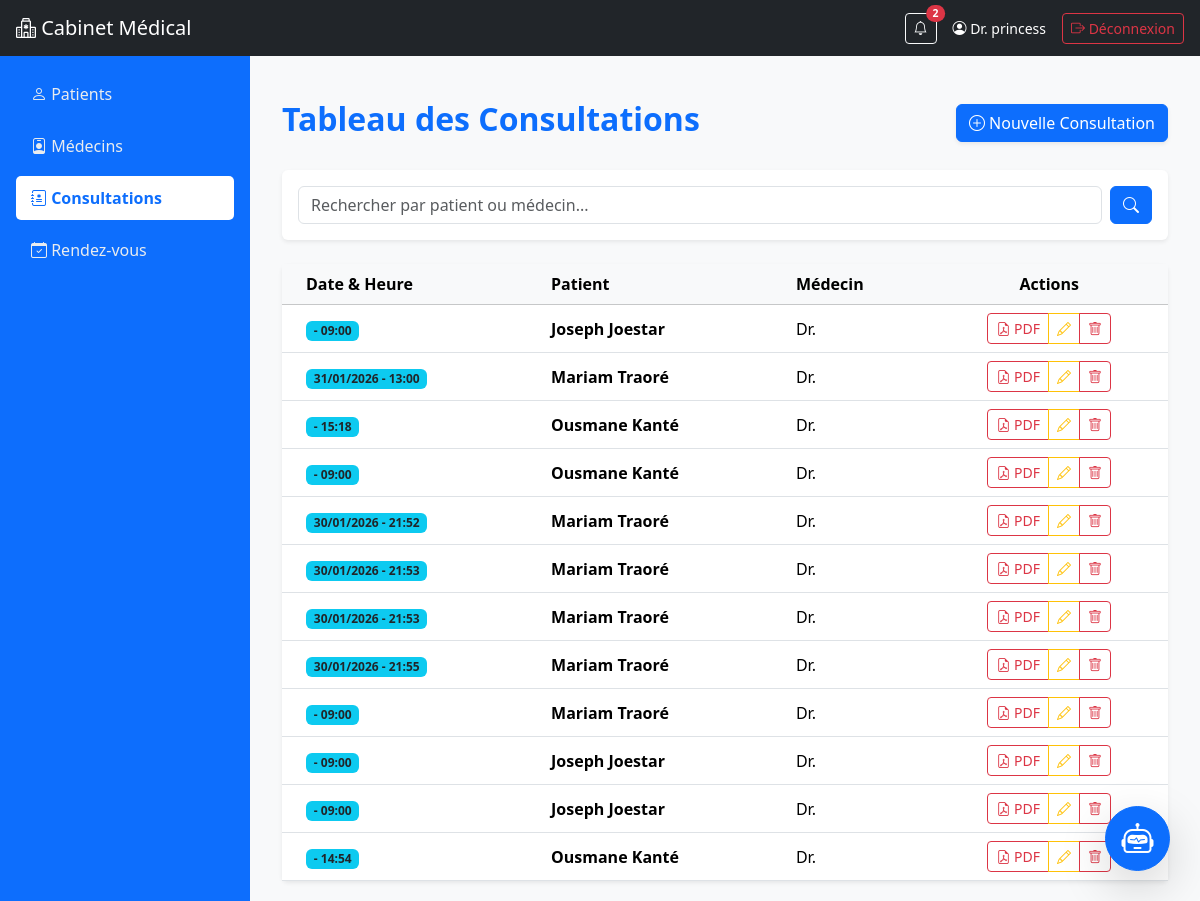
The app's page /consultations/ (signed in) with its own data.
### consultations/models.py (models this page shows, shortened)
class Consultation(models.Model):
    patient = models.ForeignKey("patients.Patient", on_delete=models.CASCADE, related_name="consultations")
    medecin = models.ForeignKey("medecins.Medecin", on_delete=models.CASCADE, related_name="consultations")
    date_consultation = models.DateField()
    heure = models.TimeField()
    motif = models.CharField(max_length=255)
    notes = models.TextField(blank=True)

### patients/models.py (models this page shows)
class Patient(models.Model):
    nom = models.CharField(max_length=100)
    prenom = models.CharField(max_length=100)
    date_naissance = models.DateField()
    adresse = models.TextField(blank=True, null=True)
    telephone = models.CharField(max_length=20, blank=True, null=True)
    email = models.EmailField(blank=True, null=True)
    def __str__(self):
        return f"{self.prenom} {self.nom}"

### consultations/views.py (the view)
# urls.py: path('', views.consultations_list, name='consultations_list'),
@login_required
def consultations_list(request):
    query = request.GET.get('q', '')
    today = timezone.now().date()
    today_count = Consultation.objects.filter(date_consultation=today).count()
    if query:
        consultations = Consultation.objects.filter(
            Q(patient__nom__icontains=query) | Q(medecin__nom__icontains=query)
        ).order_by('-date_consultation')
    else:
        consultations = Consultation.objects.all().order_by('-date_consultation')
    return render(request, 'consultations/consultations_list.html', {
        'consultations': consultations, 'query': query, 'today_count': today_count
    })

### consultations/context_processors.py (called while the page is built)
def notifications_context(request):
    today = date.today()
    consultations_today = Consultation.objects.filter(date_consultation=today).count()
    rendezvous_today = RendezVous.objects.filter(date_rendezvous=today).count()
    notifications = []
    if consultations_today > 0:
        notifications.append(f"{consultations_today} consultations prévues aujourd’hui")
    if rendezvous_today > 0:
        notifications.append(f"{rendezvous_today} rendez-vous prévus aujourd’hui")
    return {
        "notifications": notifications,
        "notifications_count": len(notifications),
    }

### consultations/templates/consultations/consultations_list.html (shortened to what this page needs)
{% extends "base.html" %}
{% block content %}
<div class="container mt-4">
    <div class="d-flex justify-content-between align-items-center mb-4">
        <h2 class="fw-bold text-primary">Tableau des Consultations</h2>
        <a href="{% url 'consultations_create' %}" class="btn btn-primary shadow-sm">
            <i class="bi bi-plus-circle"></i> Nouvelle Consultation
        </a>
    </div>
    <div class="card mb-4 border-0 shadow-sm">
        <div class="card-body">
            <form method="get" class="d-flex gap-2">
                <input type="text" name="q" class="form-control" placeholder="Rechercher par patient ou médecin..." value="{{ query }}">
                <button type="submit" class="btn btn-primary"><i class="bi bi-search"></i></button>
            </form>
        </div>
    </div>
    <div class="card shadow-sm border-0">
        <div class="table-responsive">
            <table class="table table-hover align-middle mb-0">
                <thead class="table-light">
                    <tr>
                        <th class="ps-4">Date & Heure</th>
                        <th>Patient</th>
                        <th>Médecin</th>
                        <th class="text-center">Actions</th>
                    </tr>
                </thead>
                <tbody>
                    {% for consultation in consultations %}
                    <tr>
                        <td class="ps-4">
                            <span class="badge bg-info text-dark">
                                {{ consultation.date_consultation|date:"d/m/Y" }} - {{ consultation.heure|time:"H:i" }}
                            </span>
                        </td>
                        <td class="fw-bold">{{ consultation.patient }}</td>
                        <td>Dr. {{ consultation.medecin.username }}</td>
                        <td class="text-center">
                            <div class="btn-group">
                                <a href="{% url 'generer_ordonnance_pdf' consultation.pk %}" class="btn btn-sm btn-outline-danger" title="Générer Ordonnance">
                                    <i class="bi bi-file-earmark-pdf"></i> PDF
                                </a>
                                <a href="{% url 'consultations_update' consultation.pk %}" class="btn btn-sm btn-outline-warning" title="Modifier">
                                    <i class="bi bi-pencil"></i>
                                </a>
                                <a href="{% url 'consultations_delete' consultation.pk %}" class="btn btn-sm btn-outline-danger" title="Supprimer">
                                    <i class="bi bi-trash"></i>
                                </a>
                            </div>
                        </td>
                    </tr>
                    {% empty %}
                    <tr><td colspan="4" class="text-center py-4 text-muted">Aucune consultation.</td></tr>
                    {% endfor %}
                </tbody>
            </table>
        </div>
    </div>
</div>
<div id="chat-circle" class="btn btn-primary rounded-circle shadow-lg d-flex align-items-center justify-content-center" style="position: fixed; bottom: 30px; right: 30px; width: 65px; height: 65px; z-index: 1000; cursor: pointer;">
    <i class="bi bi-robot fs-2"></i>
</div>
{% endblock %}

### templates/base.html (shortened to what this page needs)
<!DOCTYPE html>
<html lang="fr">
<head>
    <link href="https://cdn.jsdelivr.net/npm/bootstrap@5.3.2/dist/css/bootstrap.min.css" rel="stylesheet">
    <link href="https://cdn.jsdelivr.net/npm/bootstrap-icons@1.11.1/font/bootstrap-icons.css" rel="stylesheet">
</head>
<body>
    <nav class="navbar navbar-expand-lg navbar-dark bg-dark px-3">
        <a class="navbar-brand" href="{% url 'home' %}">
            <i class="bi bi-hospital"></i> Cabinet Médical
        </a>
        {% if user.is_authenticated %}
        <div class="ms-auto d-flex align-items-center">
            <div class="dropdown me-3">
                <a class="btn btn-outline-light position-relative btn-sm" href="#" role="button" id="notifDropdown" data-bs-toggle="dropdown" aria-expanded="false">
                    <i class="bi bi-bell"></i>
                    {% if notifications_count > 0 %}
                    <span class="position-absolute top-0 start-100 translate-middle badge rounded-pill bg-danger">
                        {{ notifications_count }}
                    </span>
                    {% endif %}
                </a>
            </div>
            <span class="text-white me-3 small">
                <i class="bi bi-person-circle"></i> Dr. {{ user.username }}
            </span>
            <form action="{% url 'logout' %}" method="post" class="d-inline">
                <button type="submit" class="btn btn-outline-danger btn-sm">
                    <i class="bi bi-box-arrow-right"></i> Déconnexion
                </button>
            </form>
        </div>
        {% endif %}
    </nav>
    <div class="main">
        {% if user.is_authenticated %}
        <div class="sidebar p-3 shadow-sm">
            <ul class="nav flex-column">
                <li class="nav-item mb-2">
                    <a href="{% url 'patients_list' %}" class="{% if request.resolver_match.url_name == 'patients_list' %}active{% endif %}">
                        <i class="bi bi-person"></i> Patients
                    </a>
                </li>
                <li class="nav-item mb-2">
                    <a href="{% url 'medecins_list' %}" class="{% if request.resolver_match.url_name == 'medecins_list' %}active{% endif %}">
                        <i class="bi bi-person-badge"></i> Médecins
                    </a>
                </li>
                <li class="nav-item mb-2">
                    <a href="{% url 'consultations_list' %}" class="{% if request.resolver_match.url_name == 'consultations_list' %}active{% endif %}">
                        <i class="bi bi-journal-medical"></i> Consultations
                    </a>
                </li>
                <li class="nav-item mb-2">
                    <a href="{% url 'rendezvous_list' %}" class="{% if request.resolver_match.url_name == 'rendezvous_list' %}active{% endif %}">
                        <i class="bi bi-calendar-check"></i> Rendez-vous
                    </a>
                </li>
            </ul>
        </div>
        {% endif %}
        <div class="content">
            {% block content %}{% endblock %}
        </div>
    </div>
</body>
</html>

### templates/base.html (style rules this page uses)
body { min-height: 100vh; display: flex; flex-direction: column; }
.main { flex-grow: 1; display: flex; }
.sidebar { width: 250px; background-color: #0d6efd; color: white; }
.sidebar a { color: #e9ecef; text-decoration: none; padding: 10px 15px; display: block; border-radius: 5px; transition: 0.3s; }
.sidebar a.active { background-color: white; color: #0d6efd; font-weight: bold; }
.content { flex-grow: 1; padding: 20px; background-color: #f8f9fa; }

### records on screen
Consultation: heure "09:00", patient "Joseph Joestar"
Consultation: date_consultation "31/01/2026", heure "13:00", patient "Mariam Traoré"
Consultation: heure "15:18", patient "Ousmane Kanté"
Consultation: heure "09:00", patient "Ousmane Kanté"
Consultation: date_consultation "30/01/2026", heure "21:52", patient "Mariam Traoré"
Consultation: date_consultation "30/01/2026", heure "21:53", patient "Mariam Traoré"
Consultation: date_consultation "30/01/2026", heure "21:53", patient "Mariam Traoré"
Consultation: date_consultation "30/01/2026", heure "21:55", patient "Mariam Traoré"
Consultation: heure "09:00", patient "Mariam Traoré"
Consultation: heure "09:00", patient "Joseph Joestar"
Consultation: heure "09:00", patient "Joseph Joestar"
Consultation: heure "14:54", patient "Ousmane Kanté"

### other values on screen
{{ notifications_count }} "2"
{{ user.username }} "princess"
